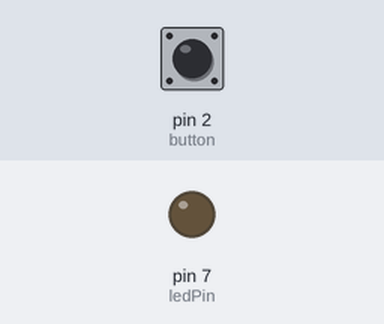
The sketch below on a simulated Arduino Uno, built with avr-gcc and run on an emulated ATmega328P. Parts: output pins drawn as LEDs (lit = HIGH). The test bench sets the inputs (shaded band); at power-on: pin 2 (button) LOW.

Above: at 1.2 s.
1.3 s: pin 2 (button) pulled HIGH for 0.15 s
At 2.5 s:
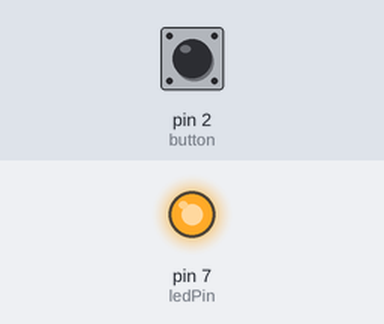
2.9 s: pin 2 (button) pulled HIGH for 1 s
At 3.8 s:
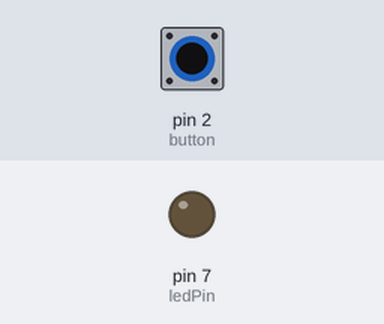
5.4 s: pin 2 (button) pulled HIGH for 3.2 s
At 5.7 s:
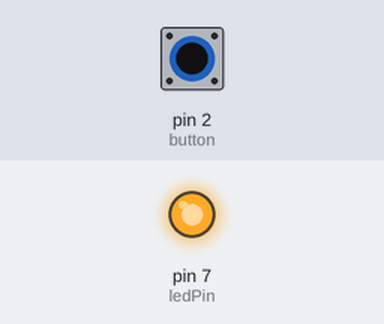
Timing chart, 0 to 8.4 s (numbered marks = the images above; inputs shaded):
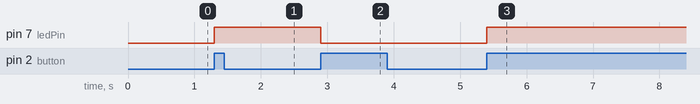

The sketch:

Button_Led.ino
```cpp
int ledPin=7;
int button=2;

boolean allume=false;
boolean etat=0;
boolean ancien_etat=0;

void setup() {
  pinMode(ledPin, OUTPUT);
  pinMode(button, INPUT);
  digitalWrite(ledPin, LOW);
  Serial.begin(9600);
}

void loop() {
  etat=digitalRead(button);

  if (etat!=ancien_etat){
    if (etat==HIGH){
      if (!allume){
        digitalWrite(ledPin, HIGH);
        allume=true;
      }
      else{
        digitalWrite(ledPin, LOW);
        allume=false;
      }
    }
    ancien_etat=etat;
  }
  delay(1);
}
```

Measured:
- after the input at 1.3 s, pin 7 (ledPin): LOW → HIGH at once
- after the input at 2.9 s, pin 7 (ledPin): HIGH → LOW at once
- after the input at 5.4 s, pin 7 (ledPin): LOW → HIGH at once
